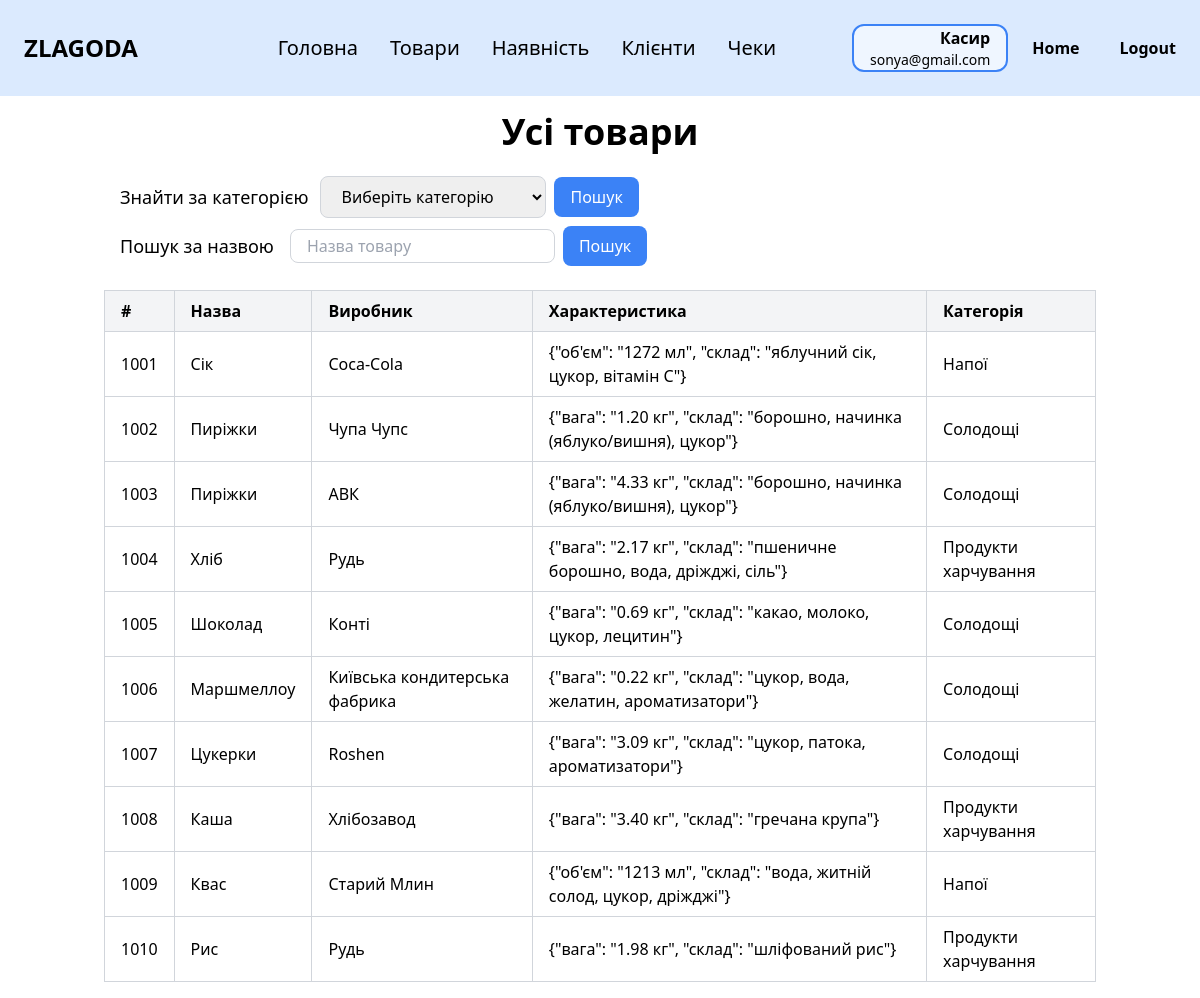
The app's page /products (signed in) with its own data.
### tables this page shows
CREATE TABLE employee (
                id INTEGER PRIMARY KEY,
                last_name TEXT NOT NULL,
                first_name TEXT NOT NULL,
                middle_name TEXT,
                position TEXT NOT NULL,
                salary REAL NOT NULL,
                start_date DATE NOT NULL,
                birth_date DATE NOT NULL,
                phone TEXT NOT NULL,
                city TEXT NOT NULL,
                street TEXT NOT NULL,
                postal_code TEXT NOT NULL,
                password TEXT NOT NULL,
                email TEXT NOT NULL UNIQUE
            );

CREATE TABLE product (
                id INTEGER PRIMARY KEY,
                name TEXT NOT NULL,
                manufacturer TEXT NOT NULL,
                specifications TEXT,
                category_number INTEGER NOT NULL,
                FOREIGN KEY (category_number) REFERENCES category (category_number)
            );

CREATE TABLE category (
                category_number INTEGER PRIMARY KEY,
                name TEXT NOT NULL
            );

### zlg_website/views/products.py (the view)
@views.route('/products')
@login_required
def products():
    category_number = request.args.get('category')
    sort = request.args.get('sort')
    order = request.args.get('order', 'asc')
    search_query = request.args.get('search', '').strip()
    sql_str = """
        SELECT p.*, c.name AS category_name
        FROM product p
        JOIN category c ON p.category_number = c.category_number
    """
    where_clauses = []
    params = {}
    if category_number:
        where_clauses.append("p.category_number = :category_number")
        params['category_number'] = int(category_number)
    if where_clauses:
        sql_str += " WHERE " + " AND ".join(where_clauses)
    if sort == 'name':
        sql_str += f" ORDER BY p.name {order}"
    elif sort == 'id':
        sql_str += f" ORDER BY p.id {order}"
    else:
        sql_str += " ORDER BY p.id ASC"  # Значення за замовчуванням
    stmt = text(sql_str)
    result = db.session.execute(stmt, params)
    products = [dict(row._mapping) for row in result.fetchall()]
    if search_query:
        low = search_query.lower()
        products = [
            p for p in products
            if p['name'].lower().startswith(low)  # Пошук за початком назви
        ]
    categories_sql = text("SELECT * FROM category")
    categories_result = db.session.execute(categories_sql)
    categories = [dict(row._mapping) for row in categories_result.fetchall()]
    return render_template(
        "products.html",
        user=current_user,
        products=products,
        categories=categories,
        sort=sort,
        order=order,
        category_number=category_number,
        search_query=search_query
    )

### zlg_website/__init__.py (called while the page is built)
def create_app():
    app = Flask(__name__)
    app.config['SECRET_KEY'] = 'zlagoda'
    app.config['SQLALCHEMY_DATABASE_URI'] = f'sqlite:///{os.path.join(app.instance_path, DB_NAME)}'
    app.config['SQLALCHEMY_TRACK_MODIFICATIONS'] = False
    db.init_app(app)
    from .views import views
    from .auth import auth
    app.register_blueprint(views, url_prefix='/')
    app.register_blueprint(auth, url_prefix='/')
    from .models import Employee, Category, Product
    with app.app_context():
        if database_is_empty(app):
            create_database(app)
    login_manager = LoginManager()
    login_manager.login_view = 'auth.login'
    login_manager.init_app(app)
    @login_manager.user_loader
    def load_user(id):
        return Employee.get_by_id(id)
    return app

### zlg_website/models.py (called while the page is built)
   @staticmethod
   def get_by_id(id):
       result = db.session.execute(text("SELECT * FROM employee WHERE id = :id"), {"id": id}).fetchone()
       if result:
           return Employee(
               id=result.id,
               last_name=result.last_name,
               first_name=result.first_name,
               middle_name=result.middle_name,
               position=result.position,
               salary=result.salary,
               start_date=result.start_date,
               birth_date=result.birth_date,
               phone=result.phone,
               city=result.city,
               street=result.street,
               postal_code=result.postal_code,
               password=result.password,
               email=result.email
           )
       return None

### zlg_website/templates/products.html (shortened to what this page needs)
{% extends "base.html" %}
{% block content %}
<div class="py-4">
    <h1 class="text-4xl font-bold mb-6 text-center">Усі товари</h1>
    <div class="flex justify-between items-center mb-6">
        <div class="flex flex-col ml-4">
            <div class="flex items-center mb-2">
                <p class="mr-3 text-lg">Знайти за категорією</p>
                <form method="GET" action="{{ url_for('views.products') }}" class="flex items-center" id="search-form">
                    <select name="category"
                            class="px-4 py-2 border border-gray-300 rounded-lg focus:outline-none focus:ring-2 focus:ring-blue-500">
                        <option value="">Виберіть категорію</option>
                    </select>
                    <button type="submit" class="ml-2 px-4 py-2 bg-blue-500 text-white rounded-lg hover:bg-blue-600">
                        Пошук
                    </button>
                </form>
            </div>
            {% if user.position == 'Касир' %}
            <div class="flex items-center">
                <p class="mr-4 text-lg">Пошук за назвою</p>
                <form method="GET" action="{{ url_for('views.products') }}" class="flex items-center">
                    <input type="text" name="search" placeholder="Назва товару"
                           value="{{ request.args.get('search', '') }}"
                           class="w-70 px-4 py-1 border border-gray-300 rounded-lg focus:outline-none focus:ring-2 focus:ring-blue-500">
                    <button type="submit" class="ml-2 px-4 py-2 bg-blue-500 text-white rounded-lg hover:bg-blue-600">
                        Пошук
                    </button>
                </form>
            </div>
            {% endif %}
        </div>
    </div>
    <div class="overflow-x-auto">
        <table class="min-w-full border-collapse border border-gray-300">
            <thead>
            <tr class="bg-gray-100">
                <th class="border border-gray-300 px-4 py-2 text-left">
                    <a href="{{ url_for('views.products', sort='id') }}" class="hover:underline">
                        #
                    </a>
                </th>
                <th class="border border-gray-300 px-4 py-2 text-left">
                    <a href="{{ url_for('views.products', sort='name', order='desc' if sort == 'name' and order == 'asc' else 'asc',
                    category = request.args.get('category')) }}"
                       class="hover:underline">
                        Назва
                    </a>
                </th>
                <th class="border border-gray-300 px-4 py-2 text-left">Виробник</th>
                <th class="border border-gray-300 px-4 py-2 text-left">Характеристика</th>
                <th class="border border-gray-300 px-4 py-2 text-left">Категорія</th>
            </tr>
            </thead>
            <tbody>
            {% if products %}
            {% for product in products %}
            <tr>
                <td class="border border-gray-300 px-4 py-2">{{ product.id }}</td>
                <td class="border border-gray-300 px-4 py-2">{{ product.name }}</td>
                <td class="border border-gray-300 px-4 py-2">{{ product.manufacturer }}</td>
                <td class="border border-gray-300 px-4 py-2">{{ product.specifications }}</td>
                <td class="border border-gray-300 px-4 py-2">{{ product.category_name }}</td>
            </tr>
            {% endfor %}
            {% else %}
            <tr>
                <td colspan="6" class="border border-gray-300 px-4 py-2 text-center">Немає результатів</td>
            </tr>
            {% endif %}
            </tbody>
        </table>
    </div>
</div>
{% endblock %}

### zlg_website/templates/base.html (shortened to what this page needs)
<!DOCTYPE html>
<html lang="en">
<head>
    <link rel="stylesheet" href="https://cdn.jsdelivr.net/npm/tailwindcss@2.2.19/dist/tailwind.min.css">
</head>
<body class="bg-white text-black">
<nav class="bg-blue-100 p-6">
    <div class="flex items-center justify-between">
        <div class="text-black text-2xl font-black mr-16">ZLAGODA</div>
        {% if user.is_authenticated %}
        <div class="flex gap-8 max-md:gap-5 max-sm:hidden">
            <a href="/" class="text-xl cursor-pointer max-md:text-base">Головна</a>
            {% if user.position == 'Менеджер' %}
            <a href="/employees" class="text-xl cursor-pointer max-md:text-base">Працівники</a>
            <a href="/categories" class="text-xl cursor-pointer max-md:text-base">Категорії</a>
            <a href="/products" class="text-xl cursor-pointer max-md:text-base">Товари</a>
            <a href="/stock" class="text-xl cursor-pointer max-md:text-base">Наявність</a>
            <a href="/clients" class="text-xl cursor-pointer max-md:text-base">Клієнти</a>
            <a href="/receipts" class="text-xl cursor-pointer max-md:text-base">Чеки</a>
            {% elif user.position == 'Касир' %}
            <a href="/products" class="text-xl cursor-pointer max-md:text-base">Товари</a>
            <a href="/stock" class="text-xl cursor-pointer max-md:text-base">Наявність</a>
            <a href="/clients" class="text-xl cursor-pointer max-md:text-base">Клієнти</a>
            <a href="/receipts" class="text-xl cursor-pointer max-md:text-base">Чеки</a>
            {% endif %}
        </div>
        {% endif %}
        {% if user.is_authenticated %}
        <div class="flex items-center gap-6">
            <div class="px-4 border-2 border-blue-500 rounded-xl bg-blue-50 text-right">
                <p class="text-base font-semibold">
                    {% if user.position == 'Касир' %}
                    Касир
                    {% elif user.position == 'Менеджер' %}
                    Менеджер
                    {% else %}
                    {{ user.position }}
                    {% endif %}
                </p>
                <p class="text-sm">{{ user.email }}</p>
            </div>
            <a href="/welcome" class="text-black font-bold mr-4">Home</a>
            <a href="/logout" class="text-black font-bold">Logout</a>
        </div>
        {% else %}
        <a href="/login" class="text-black font-bold">Login</a>
        {% endif %}
    </div>
</nav>
<div class="container mx-auto px-4">
    {% block content %}{% endblock %}
</div>
</body>
</html>

### records on screen
employee: email "sonya@gmail.com"
product: id "1001", name "Сік", manufacturer "Coca-Cola", specifications "{\"об'єм\": \"1272 мл\", \"склад\": \"яблучний сік, цукор, вітамін C\"}", category_name "Напої"
product: id "1002", name "Пиріжки", manufacturer "Чупа Чупс", specifications "{\"вага\": \"1.20 кг\", \"склад\": \"борошно, начинка (яблуко/вишня), цукор\"}", category_name "Солодощі"
product: id "1003", name "Пиріжки", manufacturer "АВК", specifications "{\"вага\": \"4.33 кг\", \"склад\": \"борошно, начинка (яблуко/вишня), цукор\"}", category_name "Солодощі"
product: id "1004", name "Хліб", manufacturer "Рудь", specifications "{\"вага\": \"2.17 кг\", \"склад\": \"пшеничне борошно, вода, дріжджі, сіль\"}", category_name "Продукти харчування"
product: id "1005", name "Шоколад", manufacturer "Конті", specifications "{\"вага\": \"0.69 кг\", \"склад\": \"какао, молоко, цукор, лецитин\"}", category_name "Солодощі"
product: id "1006", name "Маршмеллоу", manufacturer "Київська кондитерська фабрика", specifications "{\"вага\": \"0.22 кг\", \"склад\": \"цукор, вода, желатин, ароматизатори\"}", category_name "Солодощі"
product: id "1007", name "Цукерки", manufacturer "Roshen", specifications "{\"вага\": \"3.09 кг\", \"склад\": \"цукор, патока, ароматизатори\"}", category_name "Солодощі"
product: id "1008", name "Каша", manufacturer "Хлібозавод", specifications "{\"вага\": \"3.40 кг\", \"склад\": \"гречана крупа\"}", category_name "Продукти харчування"
product: id "1009", name "Квас", manufacturer "Старий Млин", specifications "{\"об'єм\": \"1213 мл\", \"склад\": \"вода, житній солод, цукор, дріжджі\"}", category_name "Напої"
product: id "1010", name "Рис", manufacturer "Рудь", specifications "{\"вага\": \"1.98 кг\", \"склад\": \"шліфований рис\"}", category_name "Продукти харчування"
